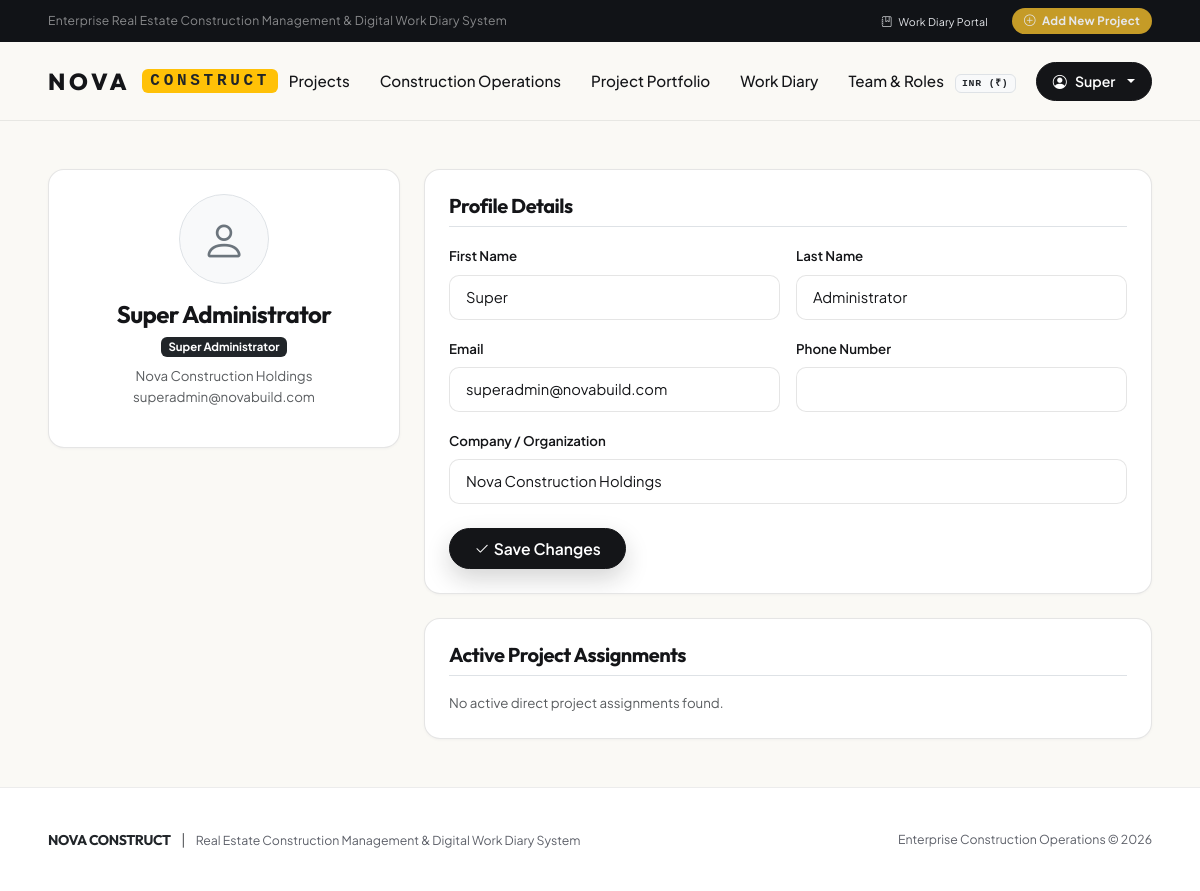
The page /accounts/profile/ (signed in) on the database its author committed.
### apps/accounts/models.py (models this page shows, shortened)
class User(AbstractUser):
    phone_number = models.CharField(max_length=20, blank=True, verbose_name=_("Phone Number"))
    primary_role = models.CharField(
        max_length=30,
        choices=RoleChoices.choices,
        default=RoleChoices.SITE_SUPERVISOR,
        verbose_name=_("System Role"),
        help_text=_("Default organizational role for the user.")
    )
    is_approved = models.BooleanField(
        default=True,
        verbose_name=_("Account Approved"),
        help_text=_("Designates whether this user account is approved by an administrator.")
    )
    organization = models.CharField(
        max_length=150,
        blank=True,
        verbose_name=_("Company / Organization")
    )
    class Meta:
        verbose_name = _("User")
        verbose_name_plural = _("Users")
        ordering = ['username']
    @property
    def is_super_admin(self):
        return self.is_superuser or self.primary_role == RoleChoices.SUPER_ADMIN
    @property
    def is_company_admin(self):
        return self.is_super_admin or self.primary_role == RoleChoices.COMPANY_ADMIN
    def can_manage_project(self, project=None):
        if not self.is_active or not self.is_approved:
            return False
        if self.is_company_admin:
            return True
        if project:
            role = self.get_role_on_project(project)
            return role in (RoleChoices.SUPER_ADMIN, RoleChoices.COMPANY_ADMIN, RoleChoices.PROJECT_MANAGER)
        return self.primary_role == RoleChoices.PROJECT_MANAGER

### apps/accounts/views.py (the view)
# urls.py: path('profile/', views.profile_view, name='profile'),
@login_required
def profile_view(request):
    if request.method == 'POST':
        form = UserProfileForm(request.POST, instance=request.user)
        if form.is_valid():
            form.save()
            messages.success(request, "Your profile has been updated successfully.")
            return redirect('accounts:profile')
    else:
        form = UserProfileForm(instance=request.user)
    memberships = request.user.project_memberships.filter(is_active=True).select_related('project')
    return render(request, 'accounts/profile.html', {
        'form': form,
        'memberships': memberships
    })

### apps/accounts/forms.py
class UserProfileForm(forms.ModelForm):
    class Meta:
        model = User
        fields = ['first_name', 'last_name', 'email', 'phone_number', 'organization']
        widgets = {
            'first_name': forms.TextInput(attrs={'class': 'form-control nova-input'}),
            'last_name': forms.TextInput(attrs={'class': 'form-control nova-input'}),
            'email': forms.EmailInput(attrs={'class': 'form-control nova-input'}),
            'phone_number': forms.TextInput(attrs={'class': 'form-control nova-input'}),
            'organization': forms.TextInput(attrs={'class': 'form-control nova-input'}),
        }

### templates/accounts/profile.html (shortened to what this page needs)
{% extends 'base.html' %}
{% block content %}
<div class="nova-container py-5">
  <div class="row g-4">
    <div class="col-lg-4">
      <div class="nova-card p-4 text-center">
        <div class="d-inline-flex align-items-center justify-content-center rounded-circle bg-light border p-4 mb-3" style="width: 90px; height: 90px;">
          <i class="bi bi-person text-secondary" style="font-size: 2.75rem;"></i>
        </div>
        <h4 class="font-heading fw-bold mb-1">{{ user.get_full_name|default:user.username }}</h4>
        <div class="badge bg-dark mb-2">{{ user.get_primary_role_display }}</div>
        <p class="text-muted small mb-0">{{ user.organization|default:"Nova Construction Corp" }}</p>
        <p class="text-muted small">{{ user.email|default:"No email provided" }}</p>
      </div>
    </div>
    <div class="col-lg-8">
      <div class="nova-card p-4 mb-4">
        <h5 class="font-heading fw-bold mb-3 border-bottom pb-2">Profile Details</h5>
        <form method="post">
          <div class="row g-3">
            <div class="col-md-6">
              <label class="form-label small fw-semibold">First Name</label>
              {{ form.first_name }}
            </div>
            <div class="col-md-6">
              <label class="form-label small fw-semibold">Last Name</label>
              {{ form.last_name }}
            </div>
            <div class="col-md-6">
              <label class="form-label small fw-semibold">Email</label>
              {{ form.email }}
            </div>
            <div class="col-md-6">
              <label class="form-label small fw-semibold">Phone Number</label>
              {{ form.phone_number }}
            </div>
            <div class="col-12">
              <label class="form-label small fw-semibold">Company / Organization</label>
              {{ form.organization }}
            </div>
          </div>
          <div class="mt-4">
            <button type="submit" class="btn btn-hero-primary py-2 px-4">
              <i class="bi bi-check2 me-1"></i> Save Changes
            </button>
          </div>
        </form>
      </div>
      <div class="nova-card p-4">
        <h5 class="font-heading fw-bold mb-3 border-bottom pb-2">Active Project Assignments</h5>
        {% if memberships %}
        <div class="table-responsive">
          <table class="table table-hover align-middle mb-0">
            <thead class="table-light">
              <tr>
                <th>Project Code</th>
                <th>Project Name</th>
                <th>Assigned Role</th>
                <th>Status</th>
                <th>Action</th>
              </tr>
            </thead>
            <tbody>
              {% for mem in memberships %}
              <tr>
                <td class="fw-bold">{{ mem.project.code }}</td>
                <td>{{ mem.project.name }}</td>
                <td><span class="badge bg-primary">{{ mem.get_role_display }}</span></td>
                <td><span class="badge bg-success">Active</span></td>
                <td>
                  <a href="{% url 'projects:project_detail' mem.project.pk %}" class="btn btn-sm btn-outline-secondary">
                    Open Workspace <i class="bi bi-arrow-right ms-1"></i>
                  </a>
                </td>
              </tr>
              {% endfor %}
            </tbody>
          </table>
        </div>
        {% else %}
        <p class="text-muted small mb-0">No active direct project assignments found.</p>
        {% endif %}
      </div>
    </div>
  </div>
</div>
{% endblock %}

### templates/components/navbar.html (shortened to what this page needs)
<div class="nova-top-bar d-none d-md-block">
  <div class="nova-container d-flex justify-content-between align-items-center">
    <div>
      <span class="text-white-50">Enterprise Real Estate Construction Management &amp; Digital Work Diary System</span>
    </div>
    <div class="d-flex align-items-center gap-4">
      <a href="{% if user.is_authenticated %}{% url 'projects:project_list' %}{% else %}{% url 'accounts:login' %}{% endif %}" class="small">
        <i class="bi bi-journal-bookmark me-1"></i> Work Diary Portal
      </a>
      {% if user.is_authenticated and user.can_manage_project %}
      <a href="{% url 'projects:project_create' %}" class="nova-top-pill">
        <i class="bi bi-plus-circle me-1"></i> Add New Project
      </a>
      {% endif %}
    </div>
  </div>
</div>
<header class="nova-header">
  <div class="nova-container">
    <div class="nova-header-inner">
      <a href="{% url 'projects:project_list' %}" class="nova-logo">
        <span>NOVA</span>
        <span class="badge bg-warning text-dark font-monospace fs-6 px-2 py-1 ms-1">CONSTRUCT</span>
      </a>
      <ul class="nova-nav-links">
        <li class="nova-nav-item">
          <a href="{% url 'projects:project_list' %}#portfolio-section">Projects</a>
        </li>
        <li class="nova-nav-item">
          <a href="{% url 'projects:project_list' %}#operations-section">Construction Operations</a>
        </li>
        <li class="nova-nav-item">
          <a href="{% url 'projects:project_list' %}#portfolio-section">Project Portfolio</a>
        </li>
        <li class="nova-nav-item">
          <a href="{% url 'projects:project_list' %}#workdiary-section">Work Diary</a>
        </li>
        {% if user.is_authenticated and user.is_company_admin or user.primary_role == 'PROJECT_MANAGER' %}
        <li class="nova-nav-item">
          <a href="{% url 'accounts:user_list' %}">Team &amp; Roles</a>
        </li>
        {% endif %}
      </ul>
      <div class="nova-header-actions">
        <div class="nova-lang-selector d-none d-sm-block">
          <span class="badge bg-light text-dark border font-monospace">INR (₹)</span>
        </div>
        {% if user.is_authenticated %}
        <div class="dropdown">
          <button class="btn btn-hero-primary py-2 px-3 dropdown-toggle d-flex align-items-center gap-2" type="button" data-bs-toggle="dropdown" aria-expanded="false" style="font-size: 0.88rem; box-shadow: none;">
            <i class="bi bi-person-circle"></i>
            <span class="d-none d-lg-inline">{{ user.first_name|default:user.username }}</span>
          </button>
        </div>
        {% else %}
        <a href="{% url 'accounts:login' %}" class="btn-hero-primary py-2 px-4" style="font-size: 0.9rem;">
          <i class="bi bi-lock me-1"></i> Work Diary Portal
        </a>
        {% endif %}
      </div>
    </div>
  </div>
</header>

### static/css/nova-theme.css (style rules this page uses)
:root { --nova-bg-page: #faf9f5; --nova-bg-page-alt: #fffdf9; --nova-bg-surface: #ffffff; --nova-bg-surface-subtle: #f4f3ef; --nova-text-main: #141518; --nova-text-muted: #5d6069; --nova-text-subtle: #989a9f; --nova-brand-navy: #141518; --nova-brand-navy-light: #20242c; --nova-brand-gold: #b8864e; --nova-brand-gold-hover: #a1733e; --nova-brand-gold-subtle: rgba(184, 134, 78, 0.12); --nova-status-success: #198754; --nova-status-warning: #d97706; --nova-status-danger: #dc3545; --nova-status-info: #0d6efd; --nova-border-subtle: rgba(20, 21, 24, 0.08); --nova-border-card: rgba(20, 21, 24, 0.11); --nova-radius-sm: 6px; --nova-radius-md: 10px; --nova-radius-lg: 16px; --nova-radius-xl: 24px; --nova-radius-pill: 9999px; --nova-shadow-sm: 0 1px 3px rgba(13, 21, 39, 0.04); --nova-shadow-md: 0 6px 20px rgba(13, 21, 39, 0.07); --nova-shadow-lg: 0 16px 36px rgba(13, 21, 39, 0.1); --nova-shadow-hero-btn: 0 10px 24px rgba(20, 21, 24, 0.18); --nova-font-sans: 'Plus Jakarta Sans', -apple-system, BlinkMacSystemFont, "Segoe UI", Roboto, sans-serif; --nova-font-heading: 'Outfit', 'Plus Jakarta Sans', sans-serif; }
*, *::before, *::after { box-sizing: border-box; }
html { font-size: 16px; scroll-behavior: smooth; -webkit-text-size-adjust: 100%; }
body { background-color: var(--nova-bg-page); color: var(--nova-text-main); font-family: var(--nova-font-sans); font-size: 0.95rem; line-height: 1.6; -webkit-font-smoothing: antialiased; -moz-osx-font-smoothing: grayscale; margin: 0; padding: 0; min-height: 100vh; display: flex; flex-direction: column; }
h1, h2, h3, h4, h5, h6, .font-heading { font-family: var(--nova-font-heading); color: var(--nova-brand-navy); font-weight: 700; letter-spacing: -0.025em; margin-top: 0; }
.nova-container { width: 100%; max-width: 1440px; margin-inline: auto; padding-inline: clamp(16px, 4.5vw, 48px); min-width: 0; }
.nova-top-bar { background-color: #111317; color: #c9ccd4; font-size: 0.76rem; letter-spacing: 0.02em; padding: 0.5rem 0; }
.nova-top-bar a { color: #e5e7eb; text-decoration: none; transition: color 0.2s ease; }
.nova-top-pill { background: #c59b27; color: #111317; font-weight: 700; padding: 0.25rem 0.75rem; border-radius: var(--nova-radius-pill); font-size: 0.72rem; text-decoration: none; }
.nova-header { background-color: var(--nova-bg-page); border-bottom: 1px solid var(--nova-border-subtle); position: sticky; top: 0; z-index: 1030; backdrop-filter: blur(10px); -webkit-backdrop-filter: blur(10px); }
.nova-header-inner { display: flex; align-items: center; justify-content: space-between; height: 78px; min-width: 0; }
.nova-logo { font-family: var(--nova-font-heading); font-weight: 800; font-size: 1.45rem; letter-spacing: 0.16em; color: var(--nova-brand-navy); text-decoration: none; text-transform: uppercase; display: inline-flex; align-items: center; gap: 0.5rem; }
.nova-nav-links { display: flex; align-items: center; gap: clamp(1.25rem, 2.5vw, 2.25rem); list-style: none; margin: 0; padding: 0; }
.nova-nav-item a { font-size: 0.95rem; font-weight: 500; color: var(--nova-text-main); text-decoration: none; transition: color 0.2s ease; }
.nova-header-actions { display: flex; align-items: center; gap: 1.25rem; }
.nova-lang-selector { font-size: 0.82rem; font-weight: 700; letter-spacing: 0.06em; color: var(--nova-text-muted); }
.btn-hero-primary { background-color: var(--nova-brand-navy); color: #ffffff !important; border: 1px solid var(--nova-brand-navy); border-radius: var(--nova-radius-pill); padding: 0.85rem 2.25rem; font-weight: 600; font-size: 0.98rem; box-shadow: var(--nova-shadow-hero-btn); transition: all 0.25s ease; display: inline-flex; align-items: center; justify-content: center; text-decoration: none; cursor: pointer; }
.nova-card { background-color: var(--nova-bg-surface); border: 1px solid var(--nova-border-card); border-radius: var(--nova-radius-lg); box-shadow: var(--nova-shadow-sm); transition: transform 0.25s ease, box-shadow 0.25s ease, border-color 0.25s ease; overflow: hidden; min-width: 0; }
.nova-input { border: 1px solid var(--nova-border-card); border-radius: var(--nova-radius-md); padding: 0.65rem 1rem; background-color: #ffffff; color: var(--nova-text-main); transition: border-color 0.2s ease, box-shadow 0.2s ease; font-size: 0.92rem; }

### rows shown on the page
User: first_name "Super", get_full_name "Super Administrator", primary_role "Super Administrator", organization "Nova Construction Holdings", email "superadmin@novabuild.com", last_name "Administrator"
